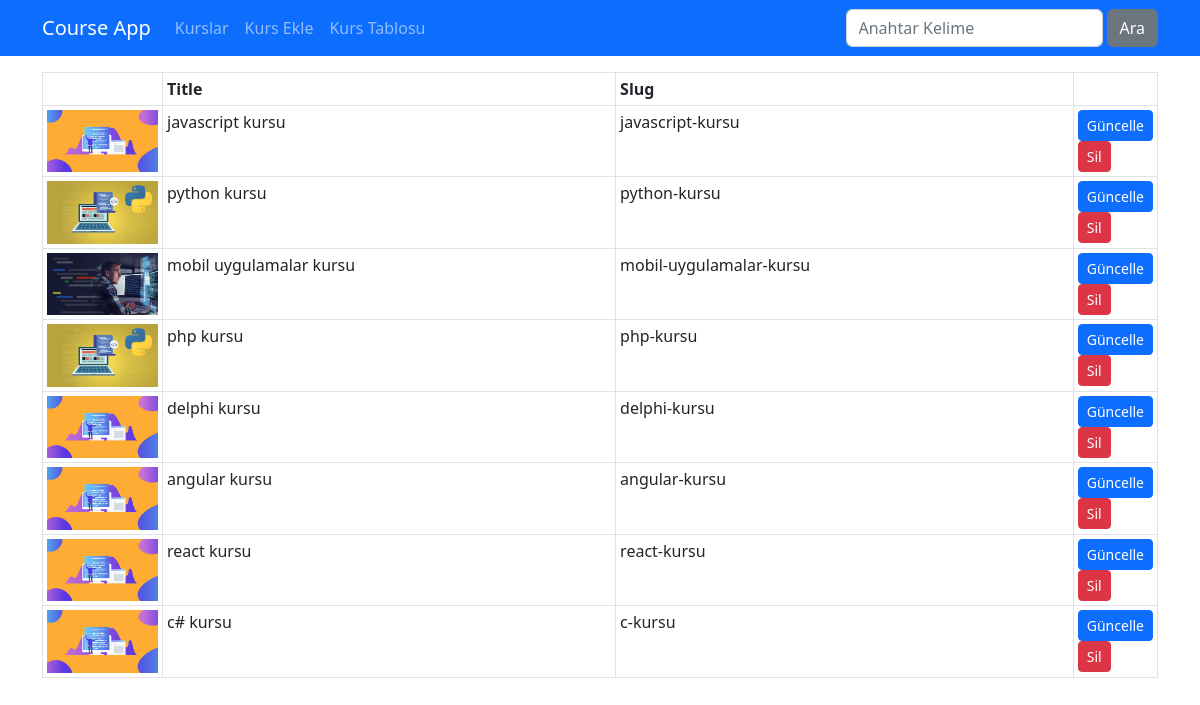
The app's page /kurslar/course-list, older data.
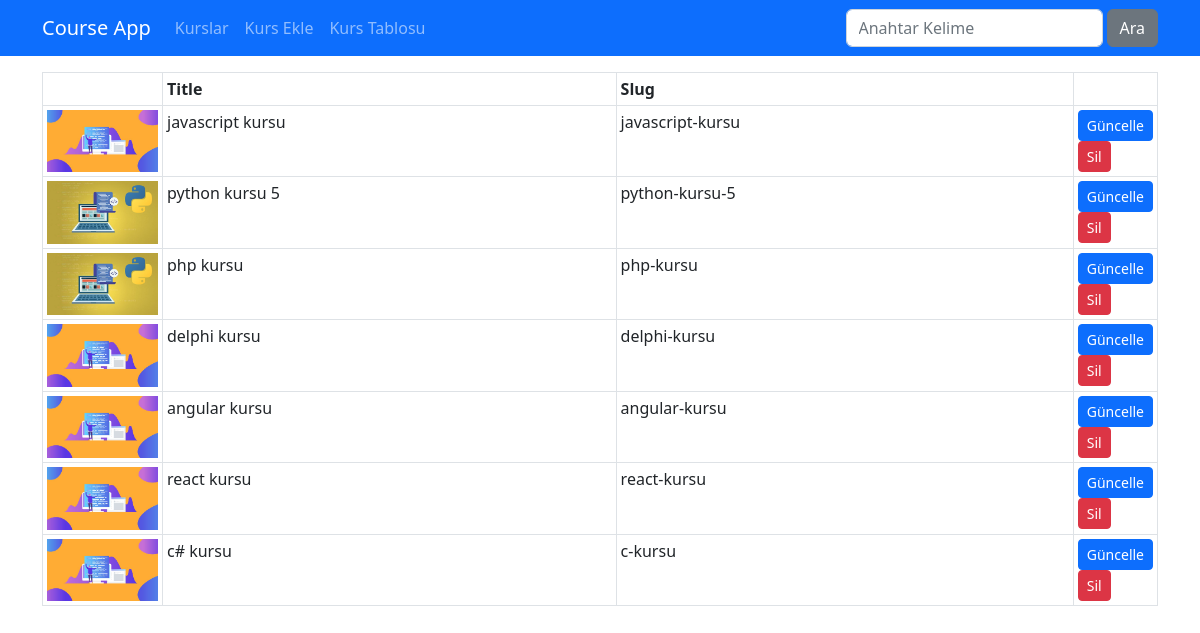
The same page, newer data.
### djangoapp/models.py (models this page shows, shortened)
class Course(models.Model):
    title = models.CharField(max_length=50)
    description = models.TextField()
    imageUrl = models.CharField(max_length=50, blank=False)
    date = models.DateField(auto_now=True)
    isActive = models.BooleanField(default=False)
    isHome = models.BooleanField(default=False)
    slug = models.SlugField(default="",blank=True, null=False, unique=True, db_index=True)
    categories = models.ManyToManyField(Category)

### djangoapp/views.py (the view)
# urls.py: path('course-list',views.course_list, name="course_list"),
def course_list(request):
    kurslar = Course.objects.all()
    return render(request, 'courses/course-list.html', {
        'courses' : kurslar
    }
    )

### djangoapp/templates/courses/course-list.html (shortened to what this page needs)
{% extends "layout.html" %}
{% load static %}
{% block css_files %}
    <link rel="stylesheet" href="{% static 'courses/css/style.css' %}">
    <link rel="stylesheet" href="https://cdnjs.cloudflare.com/ajax/libs/font-awesome/6.5.2/css/all.min.css"/>
{% endblock css_files %}
{% block content %}
<div class="container mt-3">
    <div class="row">
        <div class="col-12">
            <table class="table table-sm table-bordered">
                <thead>
                    <tr>
                        <th style="width:120px;"></th>
                        <th>Title</th>
                        <th>Slug</th>
                        <th style="width:70px;"></th>
                    </tr>
                </thead>
                <tbody>
                    {% for course in courses %}
                    <tr>
                        <td>
                            <img src="{% static 'courses/img/'|add:course.imageUrl %}" alt="" class="img-fluid">
                        </td>
                        <td>{{course.title}}</td>
                        <td>{{course.slug}}</td>
                        <td>
                            <a href="{% url 'course_edit' course.id %}" class="btn btn-primary btn-sm">Güncelle</a>
                            <a href="{% url 'course_delete' course.id %}" class="btn btn-danger btn-sm">Sil</a>
                        </td>
                    </tr>
                    {% endfor %}
                </tbody>
            </table>
        </div>
    </div>
</div>
{% endblock content %}

Row changes from the older to the newer data that the page shows:
removed Course: imageUrl (picture), title "mobil uygulamalar kursu", slug "mobil-uygulamalar-kursu"
changed Course: title "python kursu" → "python kursu 5"; slug "python-kursu" → "python-kursu-5"
